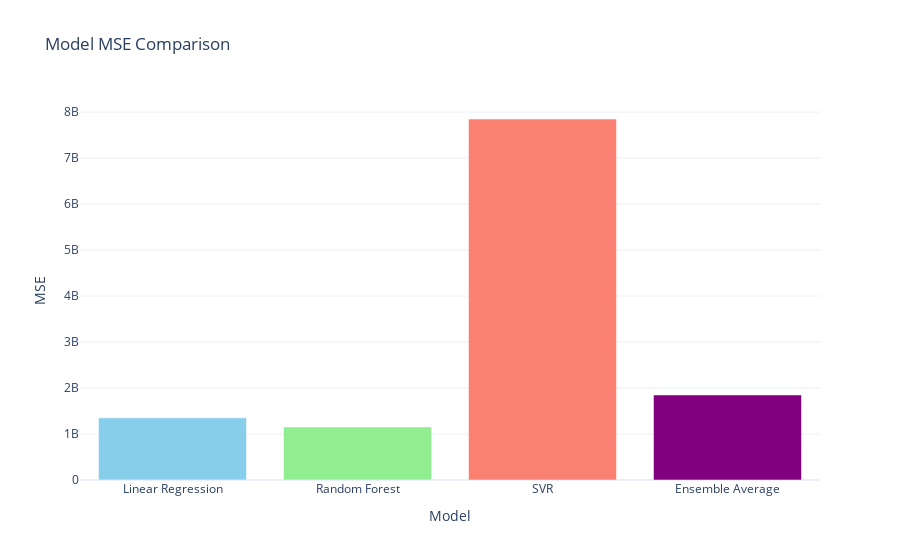

Source (notebook cell):
### Code cell
models = ['Linear Regression', 'Random Forest', 'SVR', 'Ensemble Average']
mses = [
    mean_squared_error(y_test, lr_pred),
    mean_squared_error(y_test, rf_pred),
    mean_squared_error(y_test, svr_pred),
    mean_squared_error(y_test, avg_pred)
]

fig = go.Figure([go.Bar(x=models, y=mses, marker_color=['skyblue', 'lightgreen', 'salmon', 'purple'])])

fig.update_layout(title="Model MSE Comparison",
                  xaxis_title="Model",
                  yaxis_title="MSE",
                  template="plotly_white")
fig.show()

### Figure 1 — Plotly figure (JSON) as saved in the notebook; plotly's stock layout.template omitted (floating-point values rounded to 4 significant figures)
{"data": [{"marker": {"color": ["skyblue", "lightgreen", "salmon", "purple"]}, "type": "bar", "x": ["Linear Regression", "Random Forest", "SVR", "Ensemble Average"], "y": [1352000000.0, 1153000000.0, 7850000000.0, 1849000000.0]}], "layout": {"title": {"text": "Model MSE Comparison"}, "xaxis": {"title": {"text": "Model"}}, "yaxis": {"title": {"text": "MSE"}}}}
